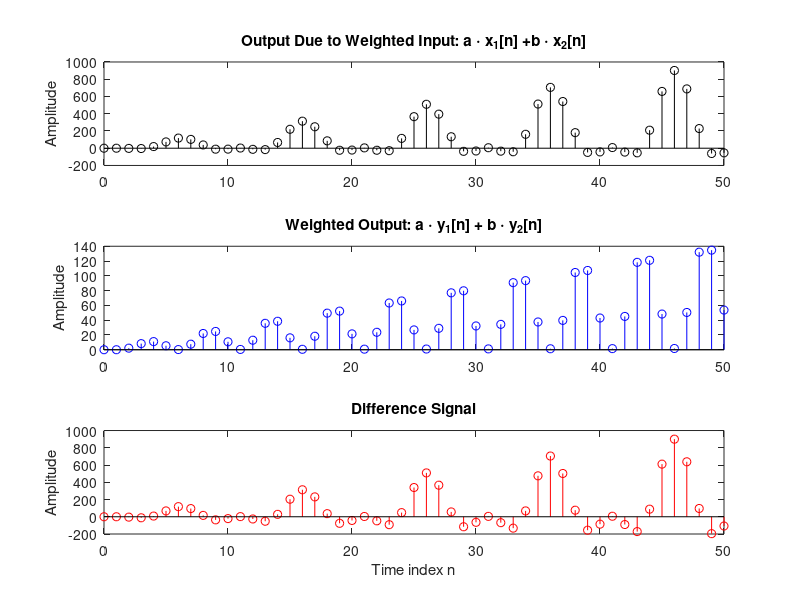

Recreate this plot in MATLAB.
%Câu 2_2: Kiểm tra sự tuyến tính của hệ thống :
% y(n) = nx(n-1)x(n+1)

clf;
n = 0:50;
a = 2; b = -3;
x1 = cos(2*pi*0.5*n);
x2 = cos(2*pi*0.4*n);
x = a*x1 + b*x2;

xa = [x 0 0];  
xc = [0 0 x];
xa1 = [x1 0 0];
xc1 = [0 0 x1]; 
xa2 = [x2 0 0];  
xc2 = [0 0 x2]; 

n1=0:52

% y(n) = nx(n-1)x(n+1)
y1 = n1.*xa1.*xc1;
y1 = y1(1:51);
y2 = n1.*xa2.*xc2;
y2 = y2(1:51);
y = n1.*xa.*xc;   
y = y(1:51);
yt = a*y1 + b*y2; 
d = y - yt; 

subplot(3,1,1)
stem(n,y,'k');
ylabel('Amplitude');
title('Output Due to Weighted Input: a \cdot x_{1}[n] +b \cdot x_{2}[n]');

subplot(3,1,2)
stem(n,yt,'b'); 
ylabel('Amplitude');
title('Weighted Output: a \cdot y_{1}[n] + b \cdot y_{2}[n]');

subplot(3,1,3)
stem(n,d,'r'); 
xlabel('Time index n');ylabel('Amplitude');
title('Difference Signal');